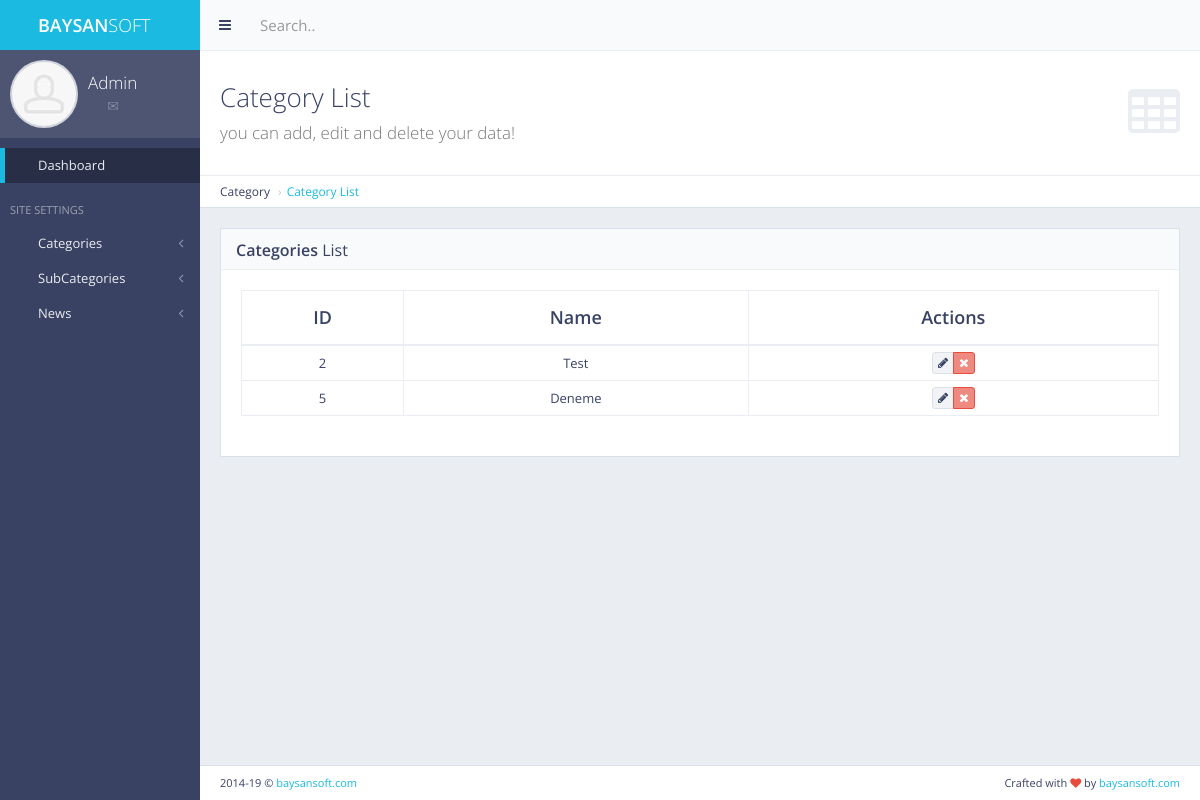
Before: /panel/category/list/ with the older database file.
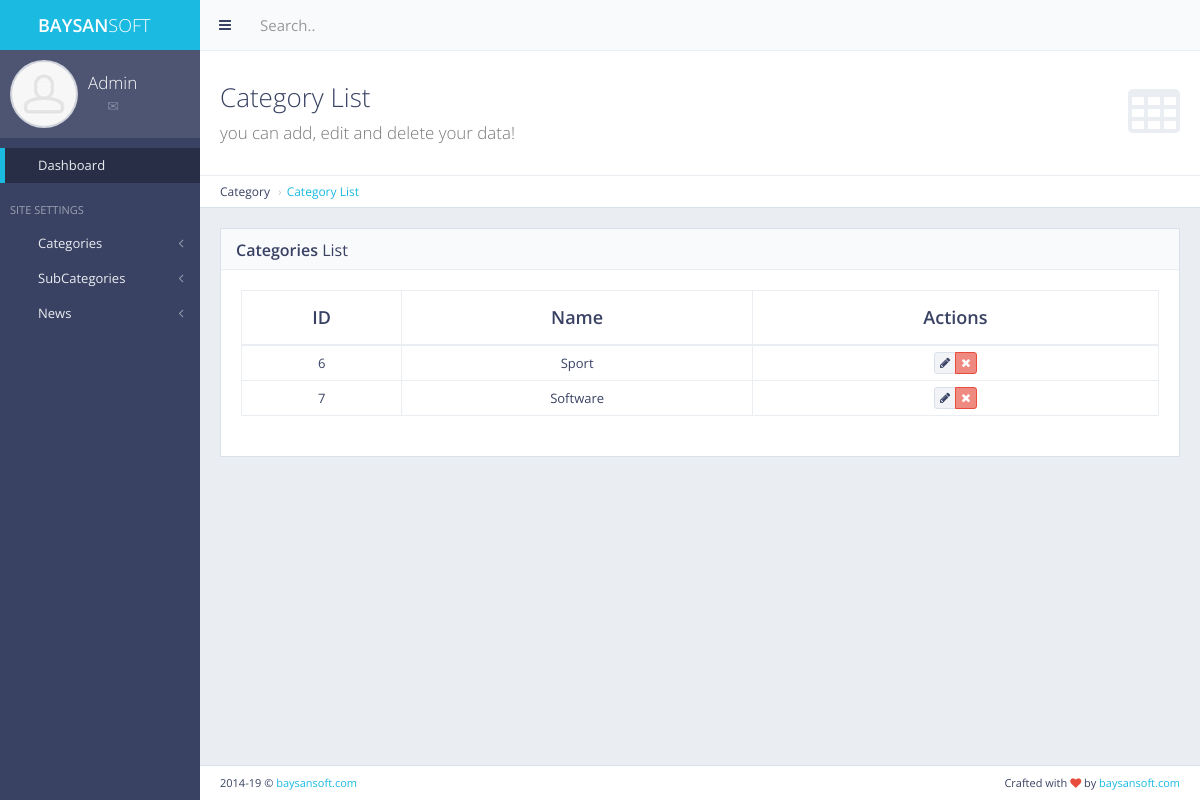
After: the same page with the newer database file.
### category/models.py (models this page shows, shortened)
class Category(models.Model):
    name = models.CharField(max_length=255)
    count = models.IntegerField(default=0)
    class Meta:
        verbose_name = "Category"
        verbose_name_plural = "Categories"

### panel/views.py (the view)
# urls.py: path('category/list/', views.category_list, name='category_list'),
def category_list(request):
    categories = Category.objects.all()
    context = {
        'categories': categories
    }
    return render(request, 'back/category_list.html', context=context)

### category/context_processor.py (called while the page is built)
def footer_categories(request):  # template'a direkt veri yolluyor
    footer_categories = Category.objects.all()
    return dict(
        footer_categories=footer_categories)  # footer_categories diyerek direkt template'den çağırabiliriz. Sözlük olarak döndürür.

### main/templates/back/category_list.html (shortened to what this page needs)
{% extends 'back/layout.html' %}
{% load static %}
{% block body %}
    <div class="content-header">
        <div class="header-section">
            <h1>
                <i class="fa fa-table"></i>Category List<br><small>you can add, edit and delete your data!</small>
            </h1>
        </div>
    </div>
    <ul class="breadcrumb breadcrumb-top">
        <li>Category</li>
        <li><a href="{% url 'panel:category_list' %}">Category List</a></li>
    </ul>
    <div class="block full">
        <div class="block-title">
            <h2><strong>Categories</strong> List</h2>
        </div>
        <div class="table-responsive">
            <table id="example-datatable" class="table table-vcenter table-condensed table-bordered">
                <thead>
                <tr>
                    <th class="text-center">ID</th>
                    <th class="text-center">Name</th>
                    <th class="text-center">Actions</th>
                </tr>
                </thead>
                <tbody>
                {% for cat in categories %}
                    <tr>
                        <td class="text-center">{{ cat.id }}</td>
                        <td class="text-center">{{ cat.name }}</td>
                        <td class="text-center">
                            <div class="btn-group">
                                <a href="" data-toggle="tooltip" title="Edit"
                                   class="btn btn-xs btn-default"><i class="fa fa-pencil"></i></a>
                                <a href="{% url 'panel:category_delete' pk=cat.pk %}" data-toggle="tooltip"
                                   title="Delete"
                                   class="btn btn-xs btn-danger"><i class="fa fa-times"></i></a>
                            </div>
                        </td>
                    </tr>
                {% endfor %}
                </tbody>
            </table>
        </div>
    </div>
{% endblock body %}

Changed rows visible on the page:
removed Category: id "2", name "Test"
removed Category: id "5", name "Deneme"
added Category: id "6", name "Sport"
added Category: id "7", name "Software"
